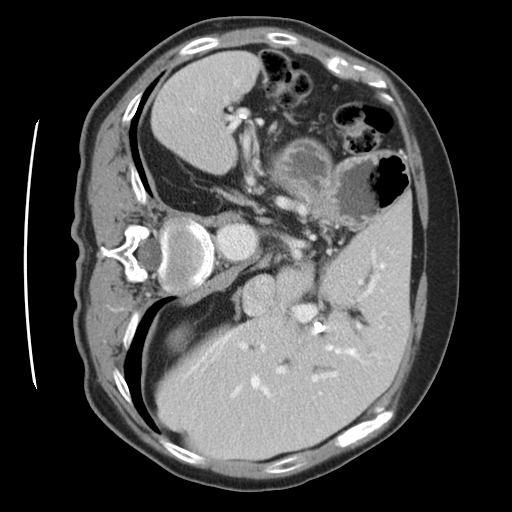
#> input picture test_normal_pancreas_001_z62.png, 512 x 512 px
$ python -i preprocessing.py   (imports and definitions only)
#> lines starting #> are read from the running program, lines starting #| are printed output that depends on the picture; after the words box and inside, x2 and y2 are one past the last pixel; in counts of white or black regions, pixels touching at a corner belong together
#> further down, picture is the input picture: shape (512, 512); min 0, max 255, mean 72.2
"""
PancrAI — Preprocessing Service
Handles image loading, enhancement, and pipeline visualization.
"""

import io
import base64
import numpy as np
import cv2
from pathlib import Path
from typing import List, Dict, Tuple, Optional
from PIL import Image


# ─────────────────────────────────────────────────────────────────────────────
# Safe resize helper  (OpenCV expects (W, H), not (H, W))
# ─────────────────────────────────────────────────────────────────────────────

def _safe_cv2_size(target_size) -> Tuple[int, int]:
    """Return a valid (W, H) tuple for cv2.resize."""
    if not isinstance(target_size, (tuple, list)) or len(target_size) != 2:
        return (224, 224)
    h, w = int(target_size[0]), int(target_size[1])
    return (w, h)


# ─────────────────────────────────────────────────────────────────────────────
# Encoding helper
# ─────────────────────────────────────────────────────────────────────────────

def array_to_b64(arr: np.ndarray) -> str:
    """Convert a numpy array (uint8 or float [0,1]) to a base-64 PNG string."""
    if arr.dtype != np.uint8:
        arr = (np.clip(arr, 0, 1) * 255).astype(np.uint8)
    buf = io.BytesIO()
    Image.fromarray(arr).save(buf, format="PNG")
    return base64.b64encode(buf.getvalue()).decode()


# ─────────────────────────────────────────────────────────────────────────────
# Image loading
# ─────────────────────────────────────────────────────────────────────────────

# [48 lines left out: function load_from_bytes, not called in this run]


# ─────────────────────────────────────────────────────────────────────────────
# Individual processing steps
# ─────────────────────────────────────────────────────────────────────────────

def apply_clahe(gray: np.ndarray) -> np.ndarray:
    """Apply CLAHE contrast enhancement."""
    if gray.dtype != np.uint8:
        gray = (np.clip(gray, 0, 1) * 255).astype(np.uint8)
    clahe = cv2.createCLAHE(clipLimit=2.0, tileGridSize=(8, 8))
    return clahe.apply(gray)
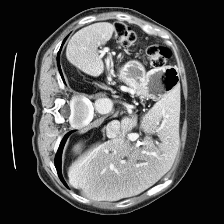
#> returned value: shape (224, 224); min 2, max 255, mean 79.8


def apply_gaussian_blur(gray: np.ndarray, ksize: int = 3) -> np.ndarray:
    """Apply Gaussian blur for noise reduction."""
#> called with ksize = 3
    if gray.dtype != np.uint8:
        gray = (np.clip(gray, 0, 1) * 255).astype(np.uint8)
    if ksize % 2 == 0:
        ksize += 1
    return cv2.GaussianBlur(gray, (ksize, ksize), 0)
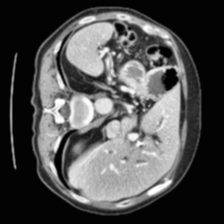
#> returned value: shape (224, 224); min 2, max 255, mean 79.8


def apply_otsu(gray: np.ndarray) -> np.ndarray:
    """Apply Otsu's thresholding."""
    if gray.dtype != np.uint8:
        gray = (np.clip(gray, 0, 1) * 255).astype(np.uint8)
    _, binary = cv2.threshold(gray, 0, 255, cv2.THRESH_BINARY + cv2.THRESH_OTSU)
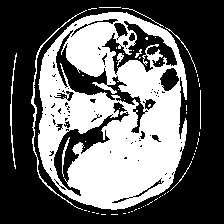
#> binary: shape (224, 224); 39.1% white; 61 white regions (50 under 20 px), largest, box (x1, y1, x2, y2) and area: (38, 12, 187, 210) 18580, (31, 10, 87, 210) 385, (10, 53, 17, 169) 176
    return binary


def apply_canny(gray: np.ndarray,
                low: int = 50, high: int = 150) -> np.ndarray:
    """Apply Canny edge detection."""
#> called with low = 50, high = 150
    if gray.dtype != np.uint8:
        gray = (np.clip(gray, 0, 1) * 255).astype(np.uint8)
    return cv2.Canny(gray, low, high)
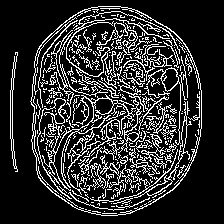
#> returned value: shape (224, 224); 18.2% white in thin lines or dots, all inside (x1, y1, x2, y2) = (10, 6, 202, 216)


def apply_morphology(binary: np.ndarray) -> np.ndarray:
    """Apply morphological closing to clean up a binary mask."""
    kernel = cv2.getStructuringElement(cv2.MORPH_ELLIPSE, (5, 5))
    return cv2.morphologyEx(binary, cv2.MORPH_CLOSE, kernel)
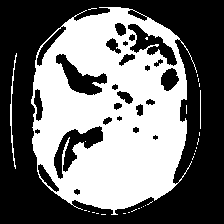
#> returned value: shape (224, 224); 44.2% white; 29 white regions (26 under 20 px), largest, box (x1, y1, x2, y2) and area: (31, 7, 197, 215) 21867, (10, 53, 17, 169) 176, (200, 90, 201, 129) 39


# ─────────────────────────────────────────────────────────────────────────────
# Model input preparation
# ─────────────────────────────────────────────────────────────────────────────

def prepare_for_model(gray: np.ndarray,
                      target_size: Tuple[int, int] = (224, 224)) -> np.ndarray:
    """
    Full preprocessing chain that produces a float32 [0,1] image
    ready to be converted to a tensor.
    """
#> called with target_size = (224, 224)
    enhanced = apply_clahe(gray)
#> in apply_clahe (call 2), `return clahe.apply(gray)`:
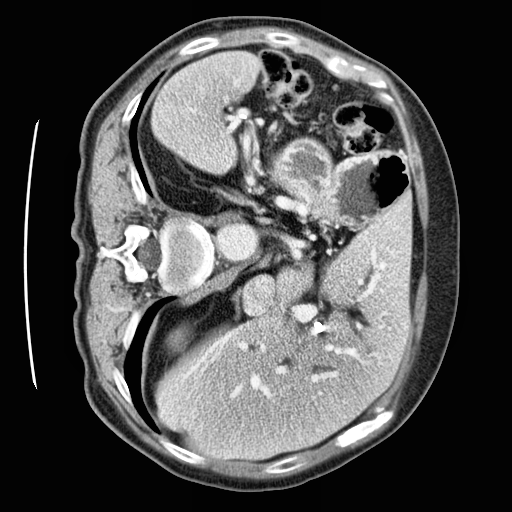
#> returned value: shape (512, 512); min 1, max 255, mean 76.9
    denoised = apply_gaussian_blur(enhanced, ksize=3)

    # FIX: use _safe_cv2_size so OpenCV gets (W, H)
    resized    = cv2.resize(denoised, _safe_cv2_size(target_size),
                            interpolation=cv2.INTER_LINEAR)
    normalized = resized.astype(np.float32) / 255.0
    return normalized


# [14 lines left out: function preprocess_to_tensor, not called in this run]


# ─────────────────────────────────────────────────────────────────────────────
# Full pipeline (returns visualisation steps for the UI)
# ─────────────────────────────────────────────────────────────────────────────

def run_full_pipeline(image: np.ndarray,
                      target_size: Tuple[int, int] = (224, 224)
                      ) -> List[Dict[str, str]]:
    """
    Run every preprocessing step and return a list of dicts:
        [{"name": str, "description": str, "image_b64": str}, ...]
    """
    # FIX: use _safe_cv2_size for the display resize
    display = cv2.resize(image, _safe_cv2_size(target_size),
                         interpolation=cv2.INTER_LINEAR)

    # Ensure display is uint8 for visualisation
    if display.dtype != np.uint8:
        display = (np.clip(display, 0, 1) * 255).astype(np.uint8)

    steps: List[Dict[str, str]] = []

    steps.append({
        "name":        "Original",
        "description": "Raw input scan",
        "image_b64":   array_to_b64(display),
    })

    steps.append({
        "name":        "Grayscale",
        "description": "Single-channel grayscale",
        "image_b64":   array_to_b64(display),
    })

    clahe_img = apply_clahe(display)
    steps.append({
        "name":        "CLAHE",
        "description": "Contrast-limited adaptive histogram equalisation",
        "image_b64":   array_to_b64(clahe_img),
    })

    blurred = apply_gaussian_blur(clahe_img, ksize=3)
    steps.append({
        "name":        "Blur",
        "description": "Gaussian noise reduction",
        "image_b64":   array_to_b64(blurred),
    })

    binary = apply_otsu(clahe_img)
    steps.append({
        "name":        "Otsu",
        "description": "Otsu binarisation",
        "image_b64":   array_to_b64(binary),
    })

    edges = apply_canny(clahe_img)
    steps.append({
        "name":        "Edges",
        "description": "Canny edge detection",
        "image_b64":   array_to_b64(edges),
    })

    morph = apply_morphology(binary)
    steps.append({
        "name":        "Morphology",
        "description": "Morphological closing cleanup",
        "image_b64":   array_to_b64(morph),
    })

    model_ready = prepare_for_model(image, target_size)
    steps.append({
        "name":        "Model Ready",
        "description": "Normalised float32 model input",
        "image_b64":   array_to_b64(model_ready),
    })

    return steps

>>> import cv2
>>> picture = cv2.imread('../../test_normal_pancreas_001_z62.png', cv2.IMREAD_GRAYSCALE)
>>> result = run_full_pipeline(picture)
#> result = 8 items

$ run again, on test_normal_pancreas_004_z35.png
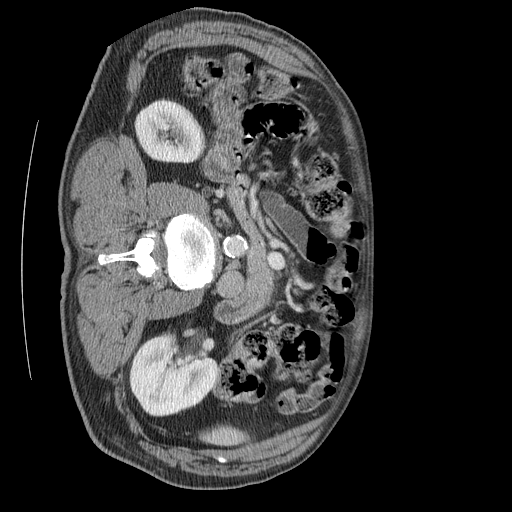
#> input picture test_normal_pancreas_004_z35.png, 512 x 512 px
#> picture is the input picture: shape (512, 512); min 0, max 255, mean 49.6
#> in apply_otsu, `_, binary = cv2.threshold(gray, 0, 255, cv2.THRESH_BINARY + cv2.THRESH..`:
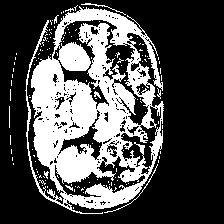
#> binary: shape (224, 224); 31.1% white; 134 white regions (127 under 20 px), largest, box (x1, y1, x2, y2) and area: (25, 6, 164, 214) 15017, (104, 164, 158, 213) 75, (81, 3, 126, 15) 57
#> in apply_clahe (call 2), `return clahe.apply(gray)`:
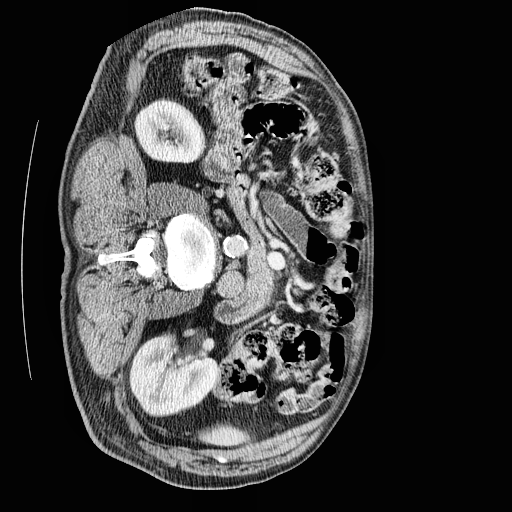
#> returned value: shape (512, 512); min 0, max 255, mean 59
#> result = 8 items

$ run again, on test_normal_pancreas_005_z66.png
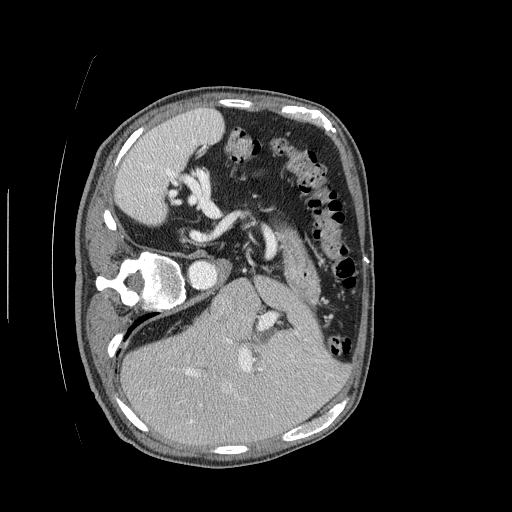
#> input picture test_normal_pancreas_005_z66.png, 512 x 512 px
#> picture is the input picture: shape (512, 512); min 0, max 255, mean 47.5
#> in apply_otsu, `_, binary = cv2.threshold(gray, 0, 255, cv2.THRESH_BINARY + cv2.THRESH..`:
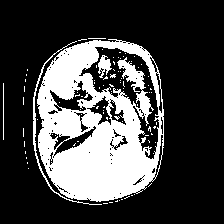
#> binary: shape (224, 224); 27.2% white; 87 white regions (83 under 20 px), largest, box (x1, y1, x2, y2) and area: (37, 39, 164, 202) 12780, (33, 41, 102, 205) 377, (98, 55, 112, 78) 172, (3, 83, 4, 140) 57
#> in apply_clahe (call 2), `return clahe.apply(gray)`:
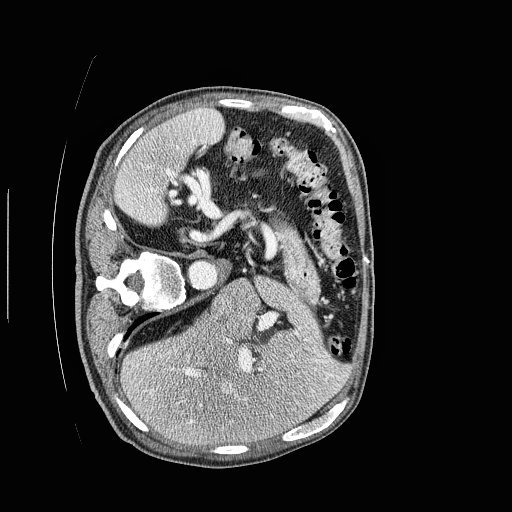
#> returned value: shape (512, 512); min 0, max 255, mean 51.6
#> result = 8 items

$ run again, on test_normal_pancreas_006_z33.png
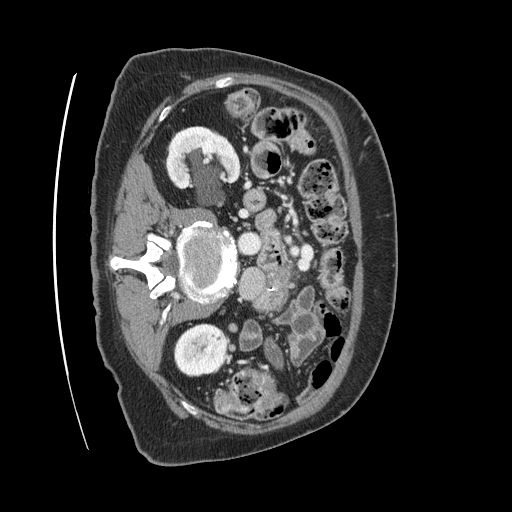
#> input picture test_normal_pancreas_006_z33.png, 512 x 512 px
#> picture is the input picture: shape (512, 512); min 0, max 255, mean 42.2
#> in apply_otsu, `_, binary = cv2.threshold(gray, 0, 255, cv2.THRESH_BINARY + cv2.THRESH..`:
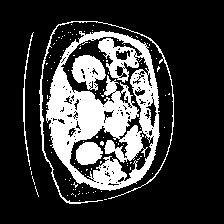
#> binary: shape (224, 224); 22.9% white; 112 white regions (107 under 20 px), largest, box (x1, y1, x2, y2) and area: (46, 31, 160, 191) 9006, (39, 21, 174, 204) 826, (71, 55, 106, 91) 758, (75, 142, 103, 165) 473, (23, 32, 34, 166) 207
#> in apply_clahe (call 2), `return clahe.apply(gray)`:
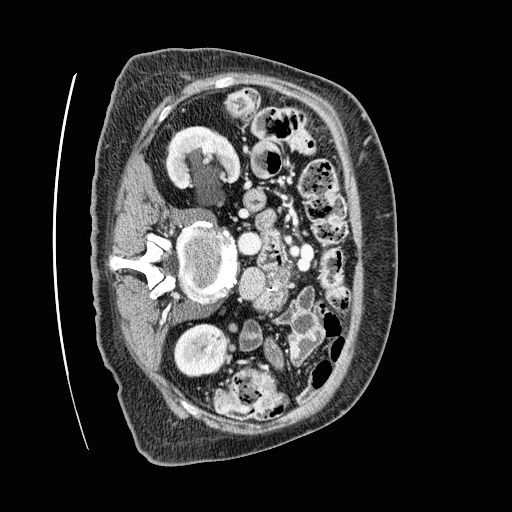
#> returned value: shape (512, 512); min 1, max 255, mean 49.5
#> result = 8 items
